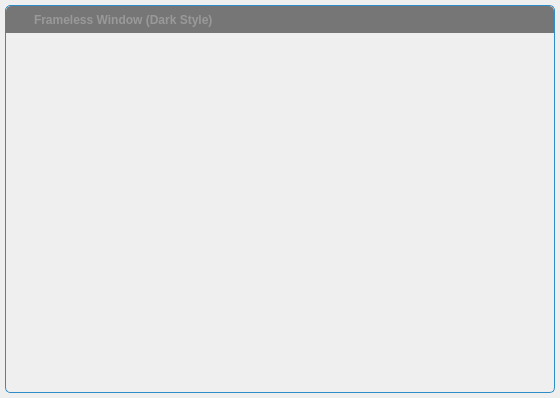
<?xml version="1.0" encoding="UTF-8"?>
<ui version="4.0">
 <class>FramelessWindow</class>
 <widget class="QWidget" name="FramelessWindow">
  <property name="geometry">
   <rect>
    <x>0</x>
    <y>0</y>
    <width>560</width>
    <height>398</height>
   </rect>
  </property>
  <property name="windowTitle">
   <string/>
  </property>
  <property name="autoFillBackground">
   <bool>false</bool>
  </property>
  <layout class="QVBoxLayout" name="verticalLayout_2">
   <property name="spacing">
    <number>0</number>
   </property>
   <property name="leftMargin">
    <number>5</number>
   </property>
   <property name="topMargin">
    <number>5</number>
   </property>
   <property name="rightMargin">
    <number>5</number>
   </property>
   <property name="bottomMargin">
    <number>5</number>
   </property>
   <item>
    <widget class="QWidget" name="windowFrame" native="true">
     <property name="autoFillBackground">
      <bool>false</bool>
     </property>
     <property name="styleSheet">
      <string notr="true">#windowFrame{border:1px solid palette(highlight); border-radius:5px 5px 5px 5px; background-color:palette(Window);}</string>
     </property>
     <layout class="QVBoxLayout" name="verticalLayout">
      <property name="spacing">
       <number>0</number>
      </property>
      <property name="leftMargin">
       <number>1</number>
      </property>
      <property name="topMargin">
       <number>1</number>
      </property>
      <property name="rightMargin">
       <number>1</number>
      </property>
      <property name="bottomMargin">
       <number>1</number>
      </property>
      <item>
       <widget class="WindowDragger" name="windowTitlebar" native="true">
        <property name="sizePolicy">
         <sizepolicy hsizetype="Preferred" vsizetype="Fixed">
          <horstretch>0</horstretch>
          <verstretch>0</verstretch>
         </sizepolicy>
        </property>
        <property name="minimumSize">
         <size>
          <width>0</width>
          <height>0</height>
         </size>
        </property>
        <property name="autoFillBackground">
         <bool>false</bool>
        </property>
        <property name="styleSheet">
         <string notr="true">#windowTitlebar{border: 0px none palette(base); border-top-left-radius:5px; border-top-right-radius:5px; background-color:palette(shadow); height:20px;}</string>
        </property>
        <layout class="QHBoxLayout" name="horizontalLayout" stretch="0,0,1,0,0">
         <property name="spacing">
          <number>0</number>
         </property>
         <property name="leftMargin">
          <number>0</number>
         </property>
         <property name="topMargin">
          <number>0</number>
         </property>
         <property name="rightMargin">
          <number>0</number>
         </property>
         <property name="bottomMargin">
          <number>0</number>
         </property>
         <item>
          <widget class="QLabel" name="spacer">
           <property name="minimumSize">
            <size>
             <width>4</width>
             <height>0</height>
            </size>
           </property>
           <property name="maximumSize">
            <size>
             <width>4</width>
             <height>16777215</height>
            </size>
           </property>
          </widget>
         </item>
         <item>
          <widget class="QLabel" name="icon">
           <property name="minimumSize">
            <size>
             <width>16</width>
             <height>16</height>
            </size>
           </property>
           <property name="maximumSize">
            <size>
             <width>16</width>
             <height>16</height>
            </size>
           </property>
           <property name="contextMenuPolicy">
            <enum>Qt::NoContextMenu</enum>
           </property>
           <property name="styleSheet">
            <string notr="true">#icon {background-color:palette(shadow);}</string>
           </property>
          </widget>
         </item>
         <item>
          <widget class="QLabel" name="titleText">
           <property name="font">
            <font>
             <weight>75</weight>
             <bold>true</bold>
            </font>
           </property>
           <property name="styleSheet">
            <string notr="true">  padding-left:5px;
  color:rgb(153,153,153);</string>
           </property>
           <property name="text">
            <string>Frameless Window (Dark Style)</string>
           </property>
           <property name="alignment">
            <set>Qt::AlignLeading|Qt::AlignLeft|Qt::AlignVCenter</set>
           </property>
          </widget>
         </item>
         <item>
          <widget class="QToolButton" name="minimizeButton">
           <property name="font">
            <font>
             <weight>75</weight>
             <bold>true</bold>
            </font>
           </property>
           <property name="styleSheet">
            <string notr="true">#minimizeButton{
  background-color:none;
  border:none;
  width:16px;
  height:16px;
  padding:4px;
  image:url(:/images/icon_window_minimize.png);
}
#minimizeButton:hover{
  background-color:palette(alternate-base);
}
#minimizeButton:pressed{
  background-color:palette(highlight);
}</string>
           </property>
           <property name="text">
            <string/>
           </property>
          </widget>
         </item>
         <item>
          <widget class="QToolButton" name="closeButton">
           <property name="font">
            <font>
             <weight>75</weight>
             <bold>true</bold>
            </font>
           </property>
           <property name="styleSheet">
            <string notr="true">#closeButton{
  background-color:none;
  border:none;
  width:16px;
  height:16px;
  padding:4px;
  image:url(:/images/icon_window_close.png);
  border-top-right-radius: 5px;
}
#closeButton:hover{
  background-color:palette(alternate-base);
}
##closeButton:pressed{
  background-color:palette(highlight);
}</string>
           </property>
          </widget>
         </item>
        </layout>
       </widget>
      </item>
      <item>
       <widget class="QWidget" name="windowContent" native="true">
        <property name="autoFillBackground">
         <bool>false</bool>
        </property>
        <property name="styleSheet">
         <string notr="true">#windowContent{
  border: 0px none palette(base);
  border-radius:0px 0px 5px 5px;
}</string>
        </property>
        <layout class="QVBoxLayout" name="verticalLayout_3">
         <property name="spacing">
          <number>0</number>
         </property>
         <property name="leftMargin">
          <number>0</number>
         </property>
         <property name="topMargin">
          <number>0</number>
         </property>
         <property name="rightMargin">
          <number>0</number>
         </property>
         <property name="bottomMargin">
          <number>0</number>
         </property>
        </layout>
       </widget>
      </item>
     </layout>
    </widget>
   </item>
  </layout>
 </widget>
 <layoutdefault spacing="6" margin="11"/>
 <customwidgets>
  <customwidget>
   <class>WindowDragger</class>
   <extends>QWidget</extends>
   <header>windowdragger.h</header>
   <container>1</container>
  </customwidget>
 </customwidgets>
 <resources/>
 <connections/>
</ui>
